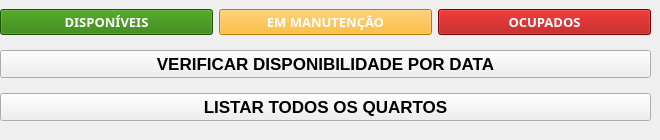
      <widget class="QWidget" name="page_19">
       <widget class="QWidget" name="verticalLayoutWidget_17">
        <property name="geometry">
         <rect>
          <x>0</x>
          <y>0</y>
          <width>651</width>
          <height>131</height>
         </rect>
        </property>
        <layout class="QVBoxLayout" name="verticalLayout_12">
         <item>
          <layout class="QHBoxLayout" name="horizontalLayout_47">
           <item>
            <widget class="QPushButton" name="btn_disponiveis">
             <property name="sizeIncrement">
              <size>
               <width>116</width>
               <height>91</height>
              </size>
             </property>
             <property name="baseSize">
              <size>
               <width>50</width>
               <height>88</height>
              </size>
             </property>
             <property name="font">
              <font>
               <family>Montserrat ExtraBold</family>
               <pointsize>10</pointsize>
               <weight>75</weight>
               <bold>true</bold>
              </font>
             </property>
             <property name="styleSheet">
              <string notr="true">background-color: rgb(41, 124, 0);
color: rgb(255, 255, 255);</string>
             </property>
             <property name="text">
              <string>DISPONÍVEIS</string>
             </property>
             <property name="icon">
              <iconset>
               <normaloff>../Icones/lock_open.png</normaloff>../Icones/lock_open.png</iconset>
             </property>
             <property name="iconSize">
              <size>
               <width>32</width>
               <height>32</height>
              </size>
             </property>
            </widget>
           </item>
           <item>
            <widget class="QPushButton" name="btn_manutencao">
             <property name="sizeIncrement">
              <size>
               <width>116</width>
               <height>91</height>
              </size>
             </property>
             <property name="baseSize">
              <size>
               <width>50</width>
               <height>88</height>
              </size>
             </property>
             <property name="font">
              <font>
               <family>Montserrat ExtraBold</family>
               <pointsize>10</pointsize>
               <weight>75</weight>
               <bold>true</bold>
              </font>
             </property>
             <property name="styleSheet">
              <string notr="true">
background-color: rgb(255, 174, 11);
color: rgb(255, 255, 255);</string>
             </property>
             <property name="text">
              <string>EM MANUTENÇÃO</string>
             </property>
             <property name="icon">
              <iconset>
               <normaloff>../Icones/engineering.png</normaloff>../Icones/engineering.png</iconset>
             </property>
             <property name="iconSize">
              <size>
               <width>32</width>
               <height>32</height>
              </size>
             </property>
            </widget>
           </item>
           <item>
            <widget class="QPushButton" name="btn_ocupados">
             <property name="sizeIncrement">
              <size>
               <width>116</width>
               <height>91</height>
              </size>
             </property>
             <property name="baseSize">
              <size>
               <width>50</width>
               <height>88</height>
              </size>
             </property>
             <property name="font">
              <font>
               <family>Montserrat ExtraBold</family>
               <pointsize>10</pointsize>
               <weight>75</weight>
               <bold>true</bold>
              </font>
             </property>
             <property name="styleSheet">
              <string notr="true">background-color: rgb(170, 0, 0);
color: rgb(255, 255, 255);</string>
             </property>
             <property name="text">
              <string>OCUPADOS</string>
             </property>
             <property name="icon">
              <iconset>
               <normaloff>../Icones/lock.png</normaloff>../Icones/lock.png</iconset>
             </property>
             <property name="iconSize">
              <size>
               <width>32</width>
               <height>32</height>
              </size>
             </property>
            </widget>
           </item>
          </layout>
         </item>
         <item>
          <widget class="QPushButton" name="btn_verifcacaoqt">
           <property name="font">
            <font>
             <family>MS Shell Dlg 2</family>
             <pointsize>13</pointsize>
             <weight>75</weight>
             <bold>true</bold>
            </font>
           </property>
           <property name="toolTip">
            <string>&lt;html&gt;&lt;head/&gt;&lt;body&gt;&lt;p align=&quot;center&quot;&gt;&lt;br/&gt;&lt;/p&gt;&lt;/body&gt;&lt;/html&gt;</string>
           </property>
           <property name="text">
            <string>VERIFICAR DISPONIBILIDADE POR DATA</string>
           </property>
          </widget>
         </item>
         <item>
          <widget class="QPushButton" name="btn_tabelaq">
           <property name="font">
            <font>
             <family>MS Shell Dlg 2</family>
             <pointsize>13</pointsize>
             <weight>75</weight>
             <bold>true</bold>
            </font>
           </property>
           <property name="text">
            <string>LISTAR TODOS OS QUARTOS</string>
           </property>
          </widget>
         </item>
        </layout>
       </widget>
      </widget>
